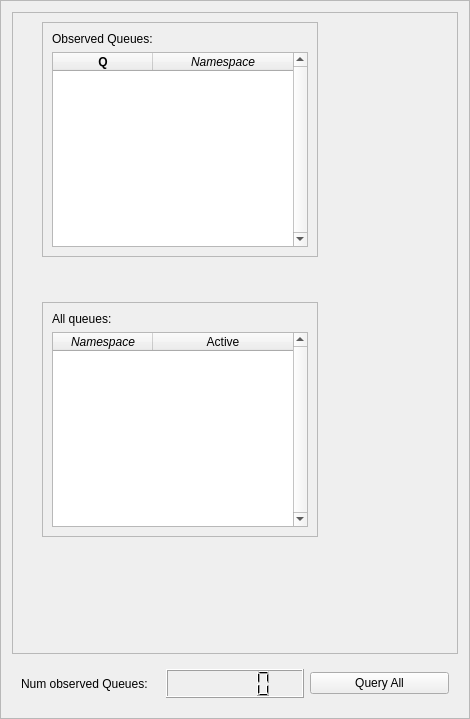
<?xml version="1.0" encoding="UTF-8"?>
<ui version="4.0">
 <class>Frame</class>
 <widget class="QFrame" name="Frame">
  <property name="geometry">
   <rect>
    <x>0</x>
    <y>0</y>
    <width>470</width>
    <height>719</height>
   </rect>
  </property>
  <property name="sizePolicy">
   <sizepolicy hsizetype="Expanding" vsizetype="Expanding">
    <horstretch>0</horstretch>
    <verstretch>0</verstretch>
   </sizepolicy>
  </property>
  <property name="minimumSize">
   <size>
    <width>451</width>
    <height>0</height>
   </size>
  </property>
  <property name="maximumSize">
   <size>
    <width>16777215</width>
    <height>16777215</height>
   </size>
  </property>
  <property name="windowTitle">
   <string>Frame</string>
  </property>
  <property name="frameShape">
   <enum>QFrame::StyledPanel</enum>
  </property>
  <property name="frameShadow">
   <enum>QFrame::Raised</enum>
  </property>
  <layout class="QVBoxLayout" name="verticalLayout_3">
   <item>
    <widget class="QFrame" name="frame_9">
     <property name="sizePolicy">
      <sizepolicy hsizetype="Expanding" vsizetype="Expanding">
       <horstretch>0</horstretch>
       <verstretch>0</verstretch>
      </sizepolicy>
     </property>
     <property name="minimumSize">
      <size>
       <width>431</width>
       <height>231</height>
      </size>
     </property>
     <property name="maximumSize">
      <size>
       <width>16777215</width>
       <height>16777215</height>
      </size>
     </property>
     <property name="frameShape">
      <enum>QFrame::StyledPanel</enum>
     </property>
     <property name="frameShadow">
      <enum>QFrame::Raised</enum>
     </property>
     <widget class="QFrame" name="frame_Observed">
      <property name="geometry">
       <rect>
        <x>30</x>
        <y>10</y>
        <width>276</width>
        <height>235</height>
       </rect>
      </property>
      <property name="frameShape">
       <enum>QFrame::StyledPanel</enum>
      </property>
      <property name="frameShadow">
       <enum>QFrame::Raised</enum>
      </property>
      <layout class="QVBoxLayout" name="verticalLayout">
       <item>
        <widget class="QLabel" name="label_observedQueues">
         <property name="text">
          <string>Observed Queues:</string>
         </property>
        </widget>
       </item>
       <item>
        <widget class="QTableWidget" name="tableWidget_qNamespaces">
         <property name="sizePolicy">
          <sizepolicy hsizetype="Expanding" vsizetype="Expanding">
           <horstretch>0</horstretch>
           <verstretch>0</verstretch>
          </sizepolicy>
         </property>
         <property name="maximumSize">
          <size>
           <width>16777215</width>
           <height>16777215</height>
          </size>
         </property>
         <property name="contextMenuPolicy">
          <enum>Qt::CustomContextMenu</enum>
         </property>
         <property name="verticalScrollBarPolicy">
          <enum>Qt::ScrollBarAlwaysOn</enum>
         </property>
         <property name="editTriggers">
          <set>QAbstractItemView::NoEditTriggers</set>
         </property>
         <property name="showDropIndicator" stdset="0">
          <bool>false</bool>
         </property>
         <property name="dragDropOverwriteMode">
          <bool>false</bool>
         </property>
         <property name="alternatingRowColors">
          <bool>true</bool>
         </property>
         <property name="sortingEnabled">
          <bool>true</bool>
         </property>
         <attribute name="horizontalHeaderCascadingSectionResizes">
          <bool>true</bool>
         </attribute>
         <attribute name="horizontalHeaderShowSortIndicator" stdset="0">
          <bool>true</bool>
         </attribute>
         <attribute name="horizontalHeaderStretchLastSection">
          <bool>true</bool>
         </attribute>
         <attribute name="verticalHeaderCascadingSectionResizes">
          <bool>true</bool>
         </attribute>
         <attribute name="verticalHeaderShowSortIndicator" stdset="0">
          <bool>true</bool>
         </attribute>
         <attribute name="verticalHeaderStretchLastSection">
          <bool>true</bool>
         </attribute>
         <column>
          <property name="text">
           <string>Q</string>
          </property>
          <property name="font">
           <font>
            <weight>75</weight>
            <bold>true</bold>
           </font>
          </property>
         </column>
         <column>
          <property name="text">
           <string>Namespace</string>
          </property>
          <property name="font">
           <font>
            <italic>true</italic>
           </font>
          </property>
         </column>
        </widget>
       </item>
      </layout>
     </widget>
     <widget class="QFrame" name="frame_All">
      <property name="geometry">
       <rect>
        <x>30</x>
        <y>290</y>
        <width>276</width>
        <height>235</height>
       </rect>
      </property>
      <property name="frameShape">
       <enum>QFrame::StyledPanel</enum>
      </property>
      <property name="frameShadow">
       <enum>QFrame::Raised</enum>
      </property>
      <layout class="QVBoxLayout" name="verticalLayout_2">
       <item>
        <widget class="QLabel" name="label_allQueues">
         <property name="text">
          <string>All queues:</string>
         </property>
        </widget>
       </item>
       <item>
        <widget class="QTableWidget" name="tableWidget_qAllNamespaces">
         <property name="maximumSize">
          <size>
           <width>16777215</width>
           <height>16777215</height>
          </size>
         </property>
         <property name="contextMenuPolicy">
          <enum>Qt::CustomContextMenu</enum>
         </property>
         <property name="verticalScrollBarPolicy">
          <enum>Qt::ScrollBarAlwaysOn</enum>
         </property>
         <property name="editTriggers">
          <set>QAbstractItemView::NoEditTriggers</set>
         </property>
         <property name="showDropIndicator" stdset="0">
          <bool>false</bool>
         </property>
         <property name="dragDropOverwriteMode">
          <bool>false</bool>
         </property>
         <property name="alternatingRowColors">
          <bool>true</bool>
         </property>
         <property name="sortingEnabled">
          <bool>true</bool>
         </property>
         <attribute name="horizontalHeaderCascadingSectionResizes">
          <bool>true</bool>
         </attribute>
         <attribute name="horizontalHeaderShowSortIndicator" stdset="0">
          <bool>true</bool>
         </attribute>
         <attribute name="horizontalHeaderStretchLastSection">
          <bool>true</bool>
         </attribute>
         <attribute name="verticalHeaderCascadingSectionResizes">
          <bool>true</bool>
         </attribute>
         <attribute name="verticalHeaderShowSortIndicator" stdset="0">
          <bool>true</bool>
         </attribute>
         <attribute name="verticalHeaderStretchLastSection">
          <bool>true</bool>
         </attribute>
         <column>
          <property name="text">
           <string>Namespace</string>
          </property>
          <property name="font">
           <font>
            <italic>true</italic>
           </font>
          </property>
         </column>
         <column>
          <property name="text">
           <string>Active</string>
          </property>
         </column>
        </widget>
       </item>
      </layout>
     </widget>
    </widget>
   </item>
   <item>
    <widget class="QFrame" name="frame_13">
     <property name="sizePolicy">
      <sizepolicy hsizetype="Expanding" vsizetype="Expanding">
       <horstretch>0</horstretch>
       <verstretch>0</verstretch>
      </sizepolicy>
     </property>
     <property name="minimumSize">
      <size>
       <width>431</width>
       <height>47</height>
      </size>
     </property>
     <property name="maximumSize">
      <size>
       <width>16777215</width>
       <height>47</height>
      </size>
     </property>
     <property name="frameShape">
      <enum>QFrame::NoFrame</enum>
     </property>
     <property name="frameShadow">
      <enum>QFrame::Plain</enum>
     </property>
     <layout class="QHBoxLayout" name="horizontalLayout">
      <item>
       <widget class="QLabel" name="label_2">
        <property name="text">
         <string>Num observed Queues:</string>
        </property>
       </widget>
      </item>
      <item>
       <widget class="QLCDNumber" name="lcdNumber_numQueues">
        <property name="smallDecimalPoint">
         <bool>false</bool>
        </property>
       </widget>
      </item>
      <item>
       <widget class="QPushButton" name="pushButton_Query">
        <property name="text">
         <string>Query All</string>
        </property>
       </widget>
      </item>
     </layout>
    </widget>
   </item>
  </layout>
 </widget>
 <resources/>
 <connections/>
</ui>
